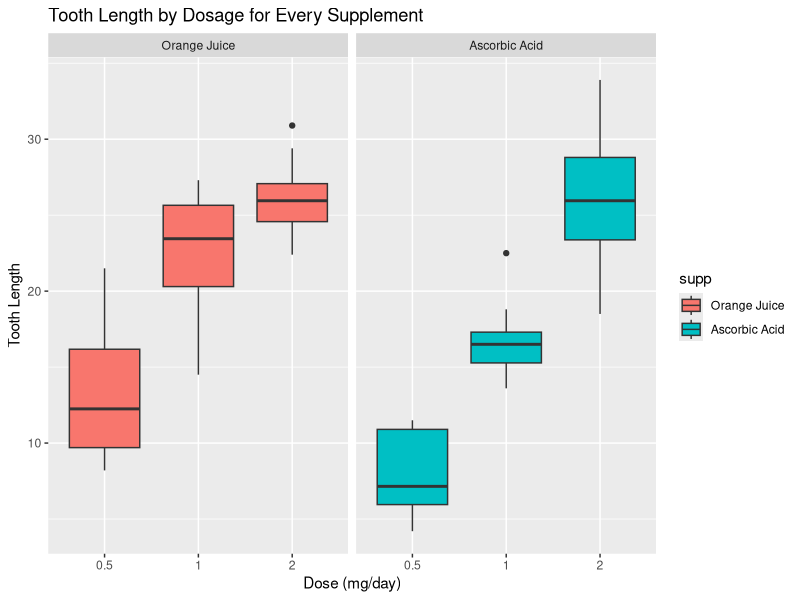

R code for this plot:
library(datasets)
library(ggplot2)
str(ToothGrowth)
summary(ToothGrowth)
data <- ToothGrowth
levels(data$supp) <- c("Orange Juice", "Ascorbic Acid")
g <- ggplot(data, aes(x = factor(dose), y = len))
g <- g + facet_grid(.~supp)
g <- g + geom_boxplot(aes(fill = supp))
g <- g + labs(title = "Tooth Length by Dosage for Every Supplement")
g <- g + labs(x = "Dose (mg/day)", y = "Tooth Length")
print(g)
h0.5 <- t.test(len ~ supp, data = subset(data, dose == 0.5))
h0.5$conf.int
h0.5$p.value
h1 <- t.test(len ~ supp, data = subset(data, dose == 1))
h1$conf.int
h1$p.value
h2 <- t.test(len ~ supp, data = subset(data, dose == 2))
h2$conf.int
h2$p.value